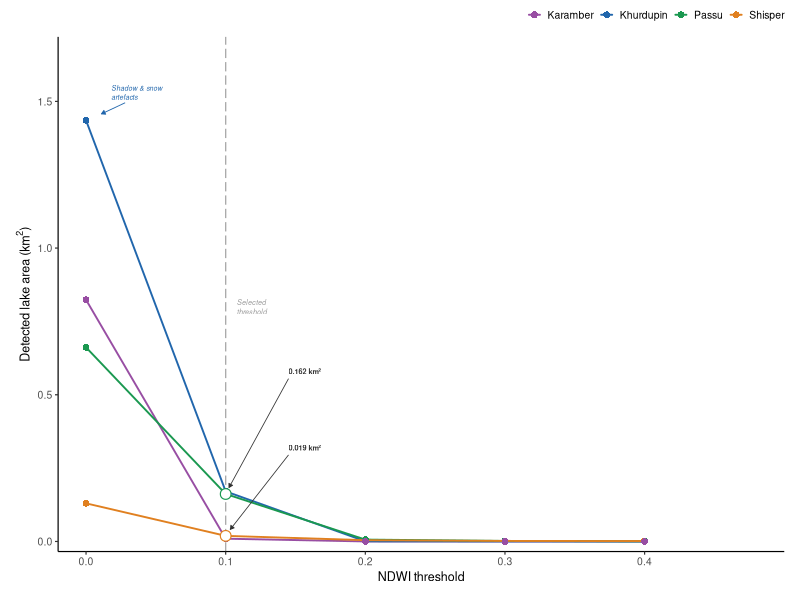
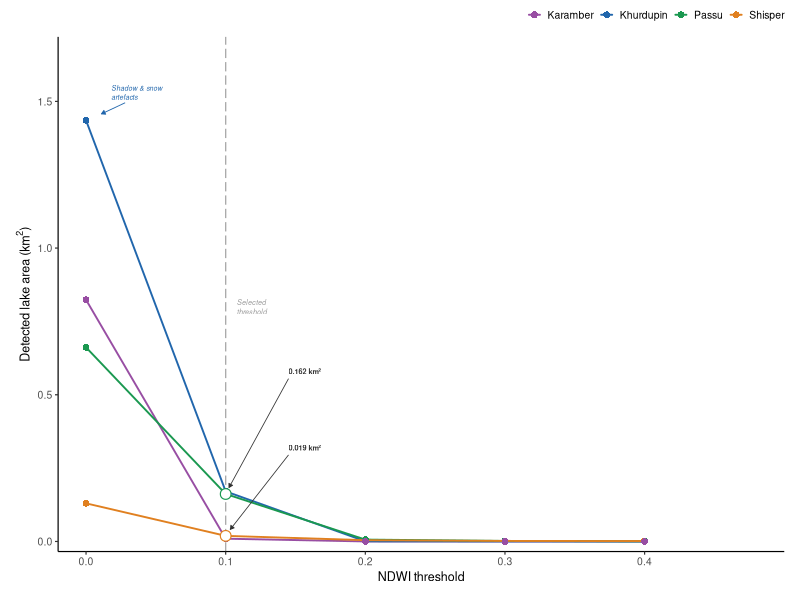

Reproduce these figures in R, in order.

# ════════════════════════════════════════════════════════════════
# 03_fig03_ndwi_sensitivity.R
# Figure 3 —  NDWI Threshold Sensitivity
# PURPOSE: ..... 
# AUTHOR:  Ismail, Sadaf — GSAIS, Kyoto University
# DATE:    2026
# ════════════════════════════════════════════════════════════════

# Fig 3 v2 — NDWI Threshold Sensitivity

library(ggplot2)
library(dplyr)
library(tidyr)
library(readr)

df <- read_csv(
  "data/processed/Threshold_sensitivity.csv",
  show_col_types = FALSE
) |>
  pivot_longer(
    cols      = starts_with("area_t"),
    names_to  = "threshold_code",
    values_to = "area_km2"
  ) |>
  mutate(
    threshold = case_when(
      threshold_code == "area_t00" ~ 0.0,
      threshold_code == "area_t01" ~ 0.1,
      threshold_code == "area_t02" ~ 0.2,
      threshold_code == "area_t03" ~ 0.3,
      threshold_code == "area_t04" ~ 0.4
    )
  )

# The source layer (data/processed/Threshold_sensitivity.csv) carries the
# lake-name attribute as "Khurdopin" and "Karambar" -- both mistyped
# relative to this study's own working-set spelling ("Khurdupin", the L15
# lake per the NDMA inventory) and the L21 lake's Table 1 spelling
# ("Karamber"). Corrected here at display time, matching the
# fix_khurdupin_spelling()/strip_bualtar() precedent used in the table
# scripts, rather than editing the source CSV.
df <- df |>
  mutate(
    name = recode(name, "Khurdopin" = "Khurdupin", "Karambar" = "Karamber")
  )

chosen_threshold <- 0.1

lake_colours <- c(
  "Khurdupin" = "#2166AC",
  "Shisper"   = "#E08020", 
  "Passu"     = "#1A9850",
  "Karamber"  = "#984EA3"
)

circle_r <- 0.022

# ── Actual point coordinates ────────────────────────────────────────────────

shishper_y <- df |>
  filter(
    threshold == chosen_threshold,
    name == "Shisper"
  ) |>
  pull(area_km2)

passu_y <- df |>
  filter(
    threshold == chosen_threshold,
    name == "Passu"
  ) |>
  pull(area_km2)

# ── Labels + swapped arrow targets ──────────────────────────────────────────
# Text positions stay the same.
# ONLY arrow targets are swapped.

x_label <- chosen_threshold + 0.045

labels_df <- tibble(

  # Label text identities stay same
  name = c("Shisper", "Passu"),

  # Text shown
  lab = c("0.162 km²", "0.019 km²"),

  # Text locations stay unchanged
  x_label = x_label,
  y_label = c(0.58, 0.32),

  # ── SWAPPED TARGETS ───────────────────────────────────────────────────────
  # 0.162 -> lower point (Passu)
  # 0.019 -> upper point (Shishper)

  pt_y = c(passu_y, shishper_y)

) |>
  mutate(
    dx   = chosen_threshold - x_label,
    dy   = pt_y - y_label,
    dist = sqrt(dx^2 + dy^2),

    # Arrow heads stop at circle edge
    x_end = chosen_threshold - (dx / dist) * circle_r,
    y_end = pt_y             - (dy / dist) * circle_r,

    # Arrow origins unchanged
    x_start = x_label,
    y_start = y_label - 0.025
  )

# ── Highlight circles ───────────────────────────────────────────────────────

circles_df <- df |>
  filter(
    threshold == chosen_threshold,
    name %in% c("Shisper", "Passu")
  )

# ── Khurdopin annotation ────────────────────────────────────────────────────

khurdupin_t0 <- df |>
  filter(
    threshold == 0.0,
    name == "Khurdupin"
  )

annot_x      <- 0.018
annot_y_top  <- khurdupin_t0$area_km2 + 0.07
arrow_x_end  <- khurdupin_t0$threshold + (circle_r * 0.5)

# ── Plot ────────────────────────────────────────────────────────────────────

p <- ggplot(
  df,
  aes(
    x = threshold,
    y = area_km2,
    colour = name,
    group = name
  )
) +

  geom_vline(
    xintercept = chosen_threshold,
    linetype   = "longdash",
    linewidth  = 0.45,
    colour     = "#AAAAAA"
  ) +

  # Main lines
  geom_line(
    linewidth = 0.65,
    lineend   = "round"
  ) +

  # Main filled points (keeps legend unchanged)
  geom_point(
    size  = 2.0,
    shape = 16
  ) +

  annotate(
    "text",
    x = chosen_threshold + 0.008,
    y = 0.80,
    label = "Selected
threshold",
    hjust = 0,
    vjust = 0.5,
    size = 1.8,
    fontface = "italic",
    colour = "#999999",
    lineheight = 1.1
  ) +

  annotate(
    "text",
    x = annot_x,
    y = annot_y_top,
    label = "Shadow & snow
artefacts",
    hjust = 0,
    vjust = 0,
    size = 1.75,
    colour = "#2166AC",
    lineheight = 1.1,
    fontface = "italic"
  ) +

  annotate(
    "segment",
    x    = annot_x + 0.01,
    xend = arrow_x_end,
    y    = annot_y_top - 0.01,
    yend = khurdupin_t0$area_km2 + circle_r,
    arrow = arrow(
      length = unit(1.1, "mm"),
      type   = "closed"
    ),
    colour = "#2166AC",
    linewidth = 0.3
  ) +

  # ── Open coloured circles ONLY on plot ───────────────────────────────────
  # show.legend = FALSE prevents legend changes

  geom_point(
    data = circles_df,
    aes(
      x = threshold,
      y = area_km2,
      colour = name
    ),
    shape = 21,
    size = 3.2,
    stroke = 0.6,
    fill = "white",
    show.legend = FALSE,
    inherit.aes = FALSE
  ) +

  # Arrows
  geom_segment(
    data = labels_df,
    aes(
      x    = x_start,
      xend = x_end,
      y    = y_start,
      yend = y_end
    ),
    arrow = arrow(
      length = unit(1.1, "mm"),
      type   = "closed"
    ),
    colour = "#333333",
    linewidth = 0.28,
    inherit.aes = FALSE
  ) +

  # Labels
  geom_text(
    data = labels_df,
    aes(
      x = x_label,
      y = y_label,
      label = lab
    ),
    hjust = 0,
    vjust = 0.5,
    size = 1.85,
    fontface = "bold",
    colour = "#333333",
    inherit.aes = FALSE
  ) +

  scale_colour_manual(
    values = lake_colours,
    name = NULL
  ) +

  scale_x_continuous(
    breaks = c(0.0, 0.1, 0.2, 0.3, 0.4),
    labels = c("0.0", "0.1", "0.2", "0.3", "0.4"),
    expand = expansion(add = c(0.02, 0.10))
  ) +

  scale_y_continuous(
    limits = c(0, 1.72),
    expand = expansion(mult = c(0.02, 0))
  ) +

 labs(
    x = "NDWI threshold",
    y = expression("Detected lake area (km"^2*")")
  ) +

  theme_classic(base_size = 9) +   # bumped from 7 for label legibility (R4.9)

  theme(
    legend.position      = "top",
    legend.justification = "right",
    legend.key.size      = unit(3.5, "mm"),
    legend.text          = element_text(size = 7.5),
    legend.background    = element_blank(),
    legend.margin        = margin(0, 0, 2, 0),

    axis.text            = element_text(size = 7.5),
    axis.title           = element_text(size = 9),

    plot.margin          = margin(2, 4, 4, 4, "mm"),

    plot.background      = element_rect(
      fill = "white",
      colour = NA
    ),

    panel.background     = element_rect(
      fill = "white",
      colour = NA
    )
  )

# ── Export ──────────────────────────────────────────────────────────────────

dir.create("figures", showWarnings = FALSE)

ggsave("figures/fig03_ndwi_sensitivity_v2.tiff",
       plot = p, width = 83, height = 80, units = "mm",
       dpi = 800, bg = "white", compression = "lzw")

ggsave("figures/fig03_ndwi_sensitivity_v2.png",
       plot = p, width = 83, height = 80, units = "mm",
       dpi = 800, bg = "white")

message(
  "Saved: figures/fig03_ndwi_sensitivity_v2.tiff  +  .png"
)
